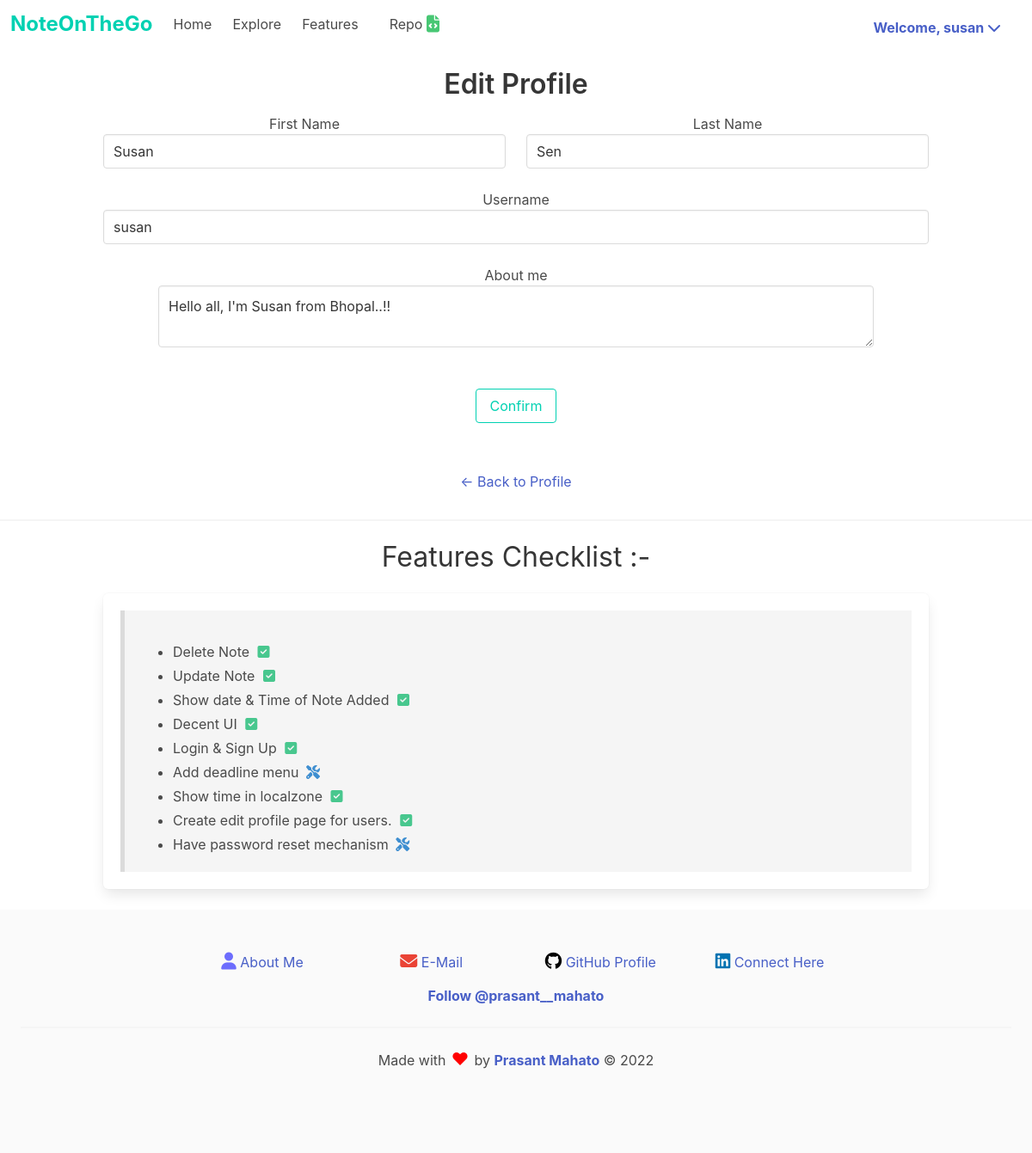
Screenshot of /edit_profile (signed in) with the database file from the repository.
### app/model.py (models this page shows, shortened)
class User(UserMixin, db.Model):
    id = db.Column(db.Integer, primary_key=True)
    username = db.Column(db.String(64), index=True, unique=True)
    about_me = db.Column(db.String(64), nullable=True)
    first_name = db.Column(db.String(64))
    last_name = db.Column(db.String(64))
    email = db.Column(db.String(120), index=True, unique=True)
    password_hash = db.Column(db.String(128))
    notes = db.relationship('Todo', backref='author', lazy='dynamic')

### app/routes.py (the view)
@app.route('/edit_profile', methods=['GET','POST'])
@login_required
def edit_profile():
    form = EditProfileForm(current_user.username)
    if form.validate_on_submit():
        current_user.username = form.username.data.lower()
        current_user.about_me = form.about_me.data
        current_user.first_name = form.first_name.data
        current_user.last_name = form.last_name.data
        db.session.commit()
        flash('Profile updated successfully.', category='success')
        return redirect('user/'+current_user.username)
    elif request.method == 'GET':
        form.username.data = current_user.username
        form.about_me.data = current_user.about_me
    return render_template('edit_profile.html', title='Edit Profile', form=form, user=user)

### app/forms.py (shortened to what this page needs)
class EditProfileForm(FlaskForm):
    username = StringField('Username', validators=[DataRequired()])
    first_name = StringField('first_name', validators=[DataRequired()])
    last_name = StringField('last_name', validators=[DataRequired()])
    about_me = TextAreaField('About me', validators=[Length(min=0, max=140)])
    submit = SubmitField('Submit')
    def __init__(self, original_username,*args, **kwargs):
        super(EditProfileForm, self).__init__(*args, **kwargs)
        self.original_username = original_username

### app/model.py (called while the page is built)
@login.user_loader
def load_user(id):
    return User.query.get(int(id))

### app/templates/edit_profile.html (shortened to what this page needs)
{% extends "base.html" %}
{% block content %}
    <h1>Edit Profile</h1>
    <form action="" method="POST" class="container content">
        <div class="columns">
            <div class="column">
                {{ form.first_name.label('First Name')  }}<br>
                {{ form.first_name(size=32, class_='input', value=current_user.first_name, autofocus='on') }}<br>
            </div>
            <div class="column">
                {{ form.last_name.label('Last Name')  }}<br>
                {{ form.last_name(size=32, class_='input', value=current_user.last_name) }}<br>
            </div>
        </div>
        <div class="columns control">
            <div class="column">
                {{ form.username.label  }}<br>
                {{ form.username(size=32 ,class_='input') }}<br>
            </div>
        </div>
            {{ form.about_me.label  }}<br>
            <div class="container content mx-6 px-4 control">
                {{ form.about_me(size=10, class_='textarea is-centered is-normal', rows=2) }}<br>
            </div>
        <p>{{ form.submit(class_='button is-primary is-outlined', value='Confirm') }}</p>
    </form>
    <br>
    <div class="button is-normal is-ghost">
        <a href="{{ url_for('user', username=current_user.username) }} "><span>&leftarrow;</span> Back to Profile</a>
    </div>
    <hr>
{% endblock %}

### app/templates/base.html (shortened to what this page needs)
<!DOCTYPE html>
<html lang="en">
<head>
    <link rel="stylesheet" type="text/css" href="{{ url_for('static', filename='css/bulma.min.css') }}">
    <link rel="stylesheet" type="text/css" href="{{ url_for('static', filename='css/main.css') }}">
</head>
<body>
    <nav class="navbar" role="navigation" aria-label="main navigation">
        <div class="navbar-brand">
          <a class="navbar-item" href="{{ url_for('index') }} ">
            <div class="content control has-text-primary is-size-4">
                <strong>NoteOnTheGo</strong>
            </div>
          </a>
        </div>
        <div id="navbarBasicExample" class="navbar-menu">
          <div class="navbar-start">
            <a class="navbar-item" href="{{ url_for('index') }}">
              Home
            </a>
            <a class="navbar-item" href=" {{ url_for('explore') }} ">
              Explore
            </a>
            <a class="navbar-item" href="#c2" style="scroll-behavior: smooth;">
              Features
            </a>
            <div class="navbar-item">
              <p class="control">
                <a class="navbar-item" href="https://github.com/prasantmahato/Noteonthego" style="scroll-behavior: smooth;" target="_blank">
                  <span>Repo</span>
                  <span class="icon is-size-5">
                    <i class="fas fa-file-code"></i>
                  </span>
                </a>
              </p>
            </div>
          </div>
          <div class="navbar-end">
            <div class="navbar-item">
              <div class="buttons">
                {% if not current_user.is_anonymous %}
                  <div class="navbar-item has-dropdown is-hoverable pr-5">
                    <a class="dropdown-link" id="uppercase">
                      <strong>
                      Welcome, {{ current_user.username }} <i class="fas fa-chevron-down"></i>
                      </strong>
                    </a>
                  </div>
                {% endif %}
              </div>
            </div>
          </div>
        </div>
      </nav>
    <div class="conatainer content has-text-centered pt-5">
        {% block content %}
        {% endblock %}
    </div>
    <div class="title conatainer has-text-centered" id="c2">
      <h2>
        Features Checklist :-
      </h2>
    </div>
    <div class="container box content">
      <blockquote>
        <ul>
          <li>
            Delete Note
            <span class="icon has-text-success "><i class="fas fa-check-square"></i></span>
          </li>
          <li>
            Update Note
            <span class="icon has-text-success "><i class="fas fa-check-square"></i></span>
          </li>
          <li>
            Show date & Time of Note Added
            <span class="icon has-text-success "><i class="fas fa-check-square"></i></span>
          </li>
          <li>
            Decent UI
            <span class="icon has-text-success "><i class="fas fa-check-square"></i></span>
          </li>
          <li>
            Login & Sign Up
            <span class="icon has-text-success "><i class="fas fa-check-square"></i></span>
          </li>
          <li>Add deadline menu
            <span class="icon has-text-info "><i class="fas fa-tools"></i></span>
          </li>
          <li>Show time in localzone
            <span class="icon has-text-success "><i class="fas fa-check-square"></i></span>
          </li>
          <li>Create edit profile page for users.
            <span class="icon has-text-success "><i class="fas fa-check-square"></i></span>
          </li>
          <li>Have password reset mechanism
            <span class="icon has-text-info "><i class="fas fa-tools"></i></span>
          </li>
        </ul>
      </blockquote>
    </div>
    <footer class="footer">
      <div class="content has-text-centered">
          <div class="columns is-tablet is-3 ">
            <div class="column" id="removeDiv"></div>
            <div class="column button is-outlined is-ghost">
              <i class="is-size-5 fas fa-user"></i>
              <a href="https://prasantmahato.github.io" target="_blank"> About Me</a>
            </div>
            <div class="column button is-outlined is-ghost">
              <i class="is-size-5 fas fa-envelope"></i>
              <a href="mailto:prasantmahato33@gmail.com" target="_blank"> E-Mail</a>
            </div>
            <div class="column button is-outlined is-ghost">
              <i class="is-size-5 fab fa-github"></i>
              <a href="https://github.com/prasantmahato" target="_blank"> GitHub Profile</a>
            </div>
            <div class="column button is-outlined is-ghost">
              <i class="is-size-5 fab fa-linkedin"></i>
              <a href="https://www.linkedin.com/in/prasant-mahato/" target="_blank"> Connect Here</a>
            </div>
            <div class="column" id="removeDiv"></div>
          </div>
        <strong>
          <a href="https://twitter.com/prasant__mahato?ref_src=twsrc%5Etfw" class="twitter-follow-button" data-size="large" data-show-count="false">
            Follow @prasant__mahato
          </a>
        </strong>
        <hr>
        <div>
          Made with <span class="icon is-size-5" style="color: red;">&hearts;</span> by
          <strong><a href="https://prasantmahato.github.io">Prasant Mahato</a></strong>
          &copy;
          <span id="copyright">
          </span>
      </div>
    </div>
    </footer>
</body>
</html>

### app/static/css/main.css (style rules this page uses)
.fa-user { color: rgb(109, 109, 253); }
.fa-envelope { color: #ea4335; }
.fa-github { color: black; }
.fa-linkedin { color: #0072b1; }
.fa-file-code { color: hsl(141, 53%, 53%); }

### rows the page displays
User: username "susan", first_name "Susan", last_name "Sen", about_me "Hello all, I'm Susan from Bhopal..!!"
